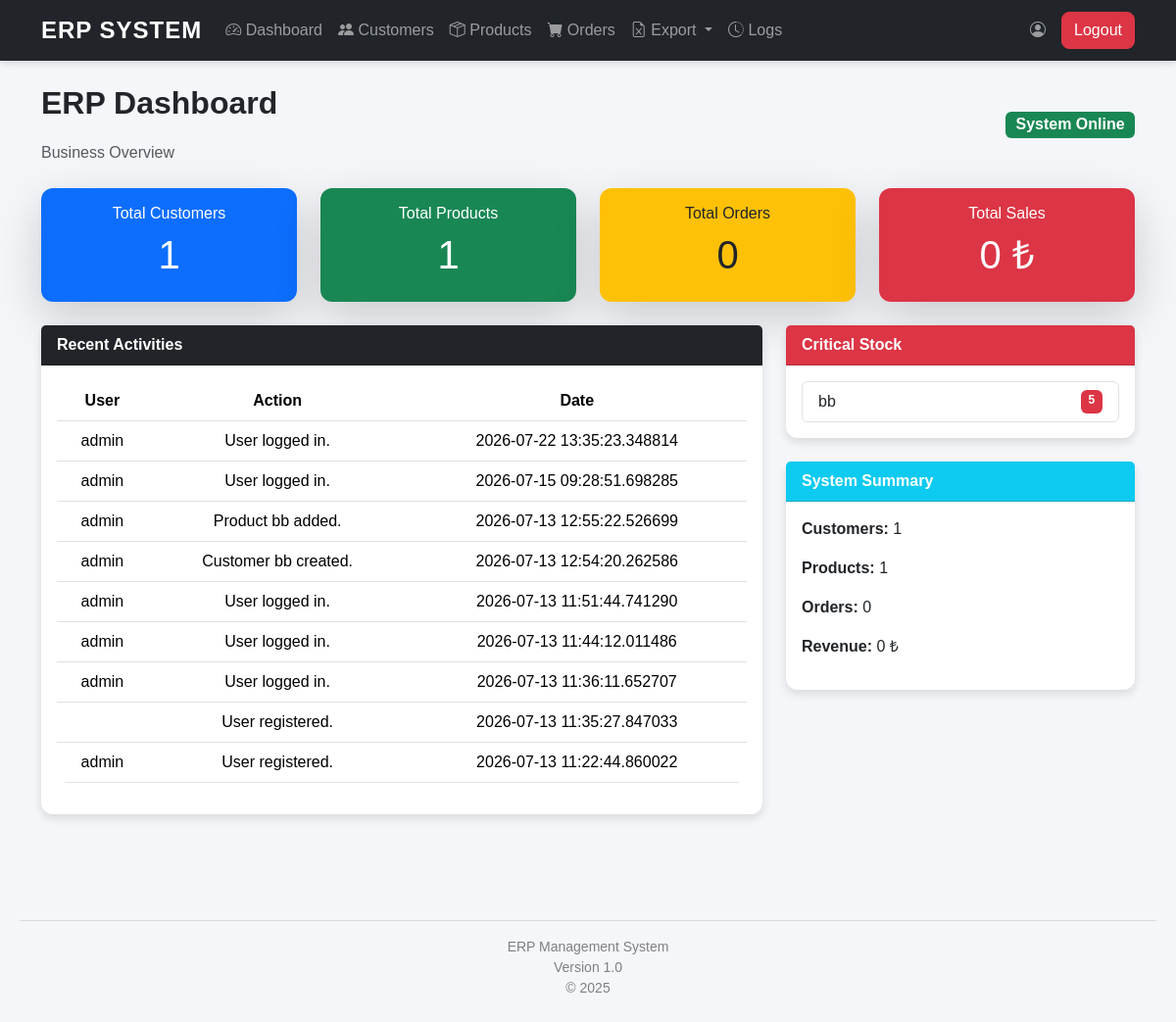
/dashboard (signed in), run on the app's committed database.
### models/log.py (models this page shows)
class Log(db.Model):
    __tablename__ = "logs"
    log_id = db.Column(
        db.Integer,
        primary_key=True
    )
    username = db.Column(
        db.String(100),
        nullable=False
    )
    action = db.Column(
        db.String(255),
        nullable=False
    )
    created_at = db.Column(
        db.DateTime,
        default=datetime.utcnow
    )

### models/product.py (models this page shows, shortened)
class Product(db.Model):
    __tablename__ = "products"
    product_id = db.Column(
        db.Integer,
        primary_key=True
    )
    name = db.Column(
        db.String(100),
        nullable=False
    )
    price = db.Column(
        db.Float,
        nullable=False
    )
    stock = db.Column(
        db.Integer,
        default=0
    )
    orders = db.relationship(
        "Order",
        backref="product",
        lazy=True,
        cascade="all, delete"
    )

### routes/dashboard_routes.py (the view)
@dashboard_bp.route("/dashboard")
def dashboard():
    if "username" not in session:
        return redirect(
            url_for(
                "auth.login"
            )
        )
    dashboard_information = (
        order_service.get_dashboard_information()
    )
    critical_products = (
        product_service.critical_products()
    )
    logs = (
        log_service.get_logs()
    )
    return render_template(
        "dashboard.html",
        dashboard=dashboard_information,
        critical_products=critical_products,
        logs=logs
    )

### repositories/customer_repository.py (called while the page is built)
    def customer_count(self):
        return Customer.query.count()

### repositories/log_repository.py (called while the page is built)
    def get_all_logs(self):
        return Log.query.order_by(
            Log.created_at.desc()
        ).all()

### repositories/order_repository.py (called while the page is built)
    def get_all_orders(self):
        return Order.query.order_by(
            Order.order_id
        ).all()

    def order_count(self):
        return Order.query.count()

    def total_sales(self):
        orders = self.get_all_orders()
        total = 0
        for order in orders:
            total += order.total_price
        return total

### repositories/product_repository.py (called while the page is built)
    def product_count(self):
        return Product.query.count()

    def critical_products(self):
        return Product.query.filter(
            Product.stock <= 5
        ).all()

### services/log_service.py (called while the page is built)
    def get_logs(self):
        return self.repository.get_all_logs()

### services/order_service.py (called while the page is built)
    def get_dashboard_information(self):
        return {
            "customer_count":
                self.customer_repository.customer_count(),
            "product_count":
                self.product_repository.product_count(),
            "order_count":
                self.order_repository.order_count(),
            "total_sales":
                self.order_repository.total_sales()
        }

### services/product_service.py (called while the page is built)
    def critical_products(self):
        return self.repository.critical_products()

### templates/dashboard.html
{% extends "base.html" %}
{% block content %}
<div class="d-flex justify-content-between align-items-center mb-4">
    <div>
        <h2 class="fw-bold">ERP Dashboard</h2>
        <p class="text-muted mb-0">Business Overview</p>
    </div>
    <div>
        <span class="badge bg-success fs-6">System Online</span>
    </div>
</div>
<div class="row">
    <div class="col-lg-3 col-md-6 mb-4">
        <div class="card border-0 shadow-lg bg-primary text-white">
            <div class="card-body text-center">
                <h6>Total Customers</h6>
                <h1>{{ dashboard.customer_count }}</h1>
            </div>
        </div>
    </div>
    <div class="col-lg-3 col-md-6 mb-4">
        <div class="card border-0 shadow-lg bg-success text-white">
            <div class="card-body text-center">
                <h6>Total Products</h6>
                <h1>{{ dashboard.product_count }}</h1>
            </div>
        </div>
    </div>
    <div class="col-lg-3 col-md-6 mb-4">
        <div class="card border-0 shadow-lg bg-warning text-dark">
            <div class="card-body text-center">
                <h6>Total Orders</h6>
                <h1>{{ dashboard.order_count }}</h1>
            </div>
        </div>
    </div>
    <div class="col-lg-3 col-md-6 mb-4">
        <div class="card border-0 shadow-lg bg-danger text-white">
            <div class="card-body text-center">
                <h6>Total Sales</h6>
                <h1>{{ dashboard.total_sales }} ₺</h1>
            </div>
        </div>
    </div>
</div>
<div class="row">
    <div class="col-lg-8">
        <div class="card shadow mb-4">
            <div class="card-header bg-dark text-white">
                <strong>Recent Activities</strong>
            </div>
            <div class="card-body">
                <table class="table table-hover">
                    <thead>
                    <tr>
                        <th>User</th>
                        <th>Action</th>
                        <th>Date</th>
                    </tr>
                    </thead>
                    <tbody>
                    {% for log in logs %}
                    <tr>
                        <td>{{ log.username }}</td>
                        <td>{{ log.action }}</td>
                        <td>{{ log.created_at }}</td>
                    </tr>
                    {% endfor %}
                    </tbody>
                </table>
            </div>
        </div>
    </div>
    <div class="col-lg-4">
        <div class="card shadow">
            <div class="card-header bg-danger text-white">
                <strong>Critical Stock</strong>
            </div>
            <div class="card-body">
                {% if critical_products %}
                <ul class="list-group">
                    {% for product in critical_products %}
                    <li class="list-group-item d-flex justify-content-between">
                        {{ product.name }}
                        <span class="badge bg-danger">{{ product.stock }}</span>
                    </li>
                    {% endfor %}
                </ul>
                {% else %}
                <div class="alert alert-success mb-0">
                    No critical products.
                </div>
                {% endif %}
            </div>
        </div>
        <div class="card shadow mt-4">
            <div class="card-header bg-info text-white">
                <strong>System Summary</strong>
            </div>
            <div class="card-body">
                <p><strong>Customers:</strong> {{ dashboard.customer_count }}</p>
                <p><strong>Products:</strong> {{ dashboard.product_count }}</p>
                <p><strong>Orders:</strong> {{ dashboard.order_count }}</p>
                <p><strong>Revenue:</strong> {{ dashboard.total_sales }} ₺</p>
            </div>
        </div>
    </div>
</div>
{% endblock %}

### static/css/style.css (style rules this page uses)
body { background-color: #f4f6f9; font-family: Arial, Helvetica, sans-serif; }
.card { border: none; border-radius: 12px; transition: 0.3s; }
.card-header { font-weight: bold; }
.table { background: white; border-radius: 10px; overflow: hidden; }
.table th { text-align: center; vertical-align: middle; }
.table td { text-align: center; vertical-align: middle; }
h2 { font-weight: bold; margin-bottom: 20px; }
.shadow { box-shadow: 0 4px 10px rgba(0,0,0,.12) !important; }

### data on the page
Log: username "admin", action "User logged in.", created_at "2026-07-22 13:35:23.348814"
Log: username "admin", action "User logged in.", created_at "2026-07-15 09:28:51.698285"
Log: username "admin", action "Product bb added.", created_at "2026-07-13 12:55:22.526699"
Log: username "admin", action "Customer bb created.", created_at "2026-07-13 12:54:20.262586"
Log: username "admin", action "User logged in.", created_at "2026-07-13 11:51:44.741290"
Log: username "admin", action "User logged in.", created_at "2026-07-13 11:44:12.011486"
Log: username "admin", action "User logged in.", created_at "2026-07-13 11:36:11.652707"
Log: action "User registered.", created_at "2026-07-13 11:35:27.847033"
Log: username "admin", action "User registered.", created_at "2026-07-13 11:22:44.860022"
Product: name "bb", stock "5"

### other printed values
{{ dashboard.customer_count }} "1"
{{ dashboard.product_count }} "1"
{{ dashboard.order_count }} "0"
{{ dashboard.total_sales }} "0"
